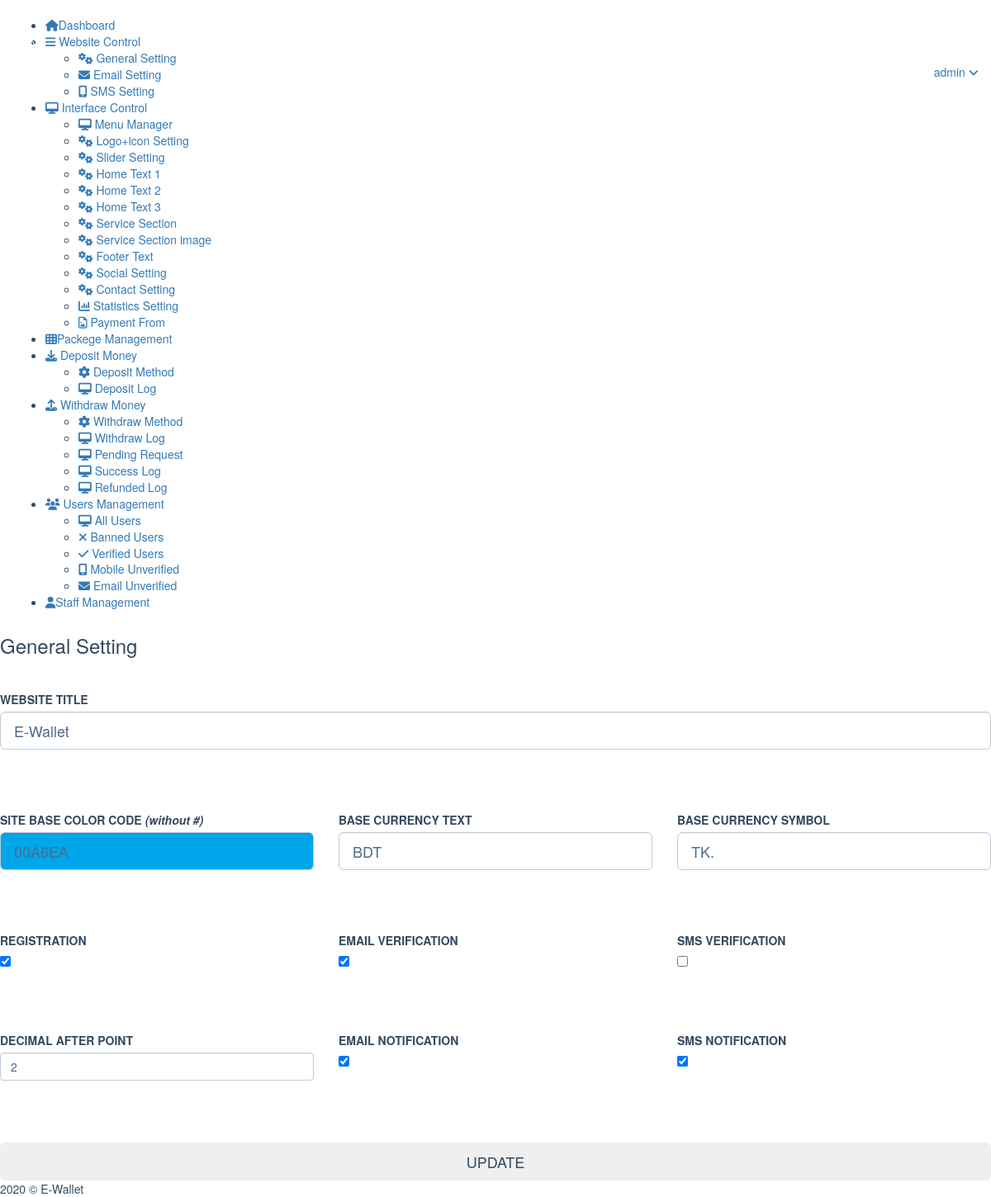
/admin/setgeneral.php (signed in), run on the app's committed database.
### tables this page shows
CREATE TABLE `general_setting` (
  `id` int(11) NOT NULL,
  `sitetitle` varchar(255) DEFAULT NULL,
  `reg` varchar(1) DEFAULT NULL,
  `notimail` varchar(366) DEFAULT NULL,
  `emailtemp` blob DEFAULT NULL,
  `smsapi` varchar(2555) DEFAULT NULL,
  `currency` varchar(11) DEFAULT NULL,
  `cur` varchar(11) DEFAULT NULL,
  `colorcode` varchar(6) DEFAULT NULL,
  `ev` int(1) DEFAULT 0,
  `mv` int(1) DEFAULT 0,
  `deci` int(11) DEFAULT 2,
  `en` int(1) DEFAULT 1,
  `mn` int(1) DEFAULT 1,
  `cemail` varchar(255) DEFAULT NULL,
  `cmobile` varchar(255) DEFAULT NULL,
  `clocation` varchar(255) DEFAULT NULL
);

### admin/setgeneral.php (the view, shortened to what this page needs)
<?php
include ('include/header.php');
?>
</head>
<body class="page-header-fixed page-sidebar-closed-hide-logo">
<?php
include ('include/sidebar.php');
?>
<div class="page-content-wrapper">
<div class="page-content">
<h3 class="page-title uppercase bold"> General Setting</h3>
<hr>
<div class="row">
<div class="col-md-12">
<div class="portlet light bordered">
<div class="portlet-body form">
<form class="form-horizontal" action="" method="post" role="form">
<div class="form-body">
<?php
$old = $db->query("SELECT sitetitle, colorcode, currency, cur, reg, ev, mv, en, mn, deci FROM general_setting WHERE id='1'")->fetch();
$regst = $old[4]==1 ? "checked" : "";
$evst = $old[5]==0 ? "checked" : "";
$mvst = $old[6]==0 ? "checked" : "";
$enst = $old[7]==1 ? "checked" : "";
$mnst = $old[8]==1 ? "checked" : "";
?>
<div class="form-group">
<label class="col-md-12 "><strong style="text-transform: uppercase;">Website Title</strong></label>
<div class="col-md-12">
<input class="form-control input-lg" name="title" value="<?php echo $old[0]; ?>" type="text">
</div>
</div>
<br>
<br>
<br>
<div class="row">
<div class="col-md-4">
<div class="form-group">
<label class="col-md-12"><strong style="text-transform: uppercase;">Site Base Color Code</strong> <i>(without #)</i></label>
<div class="col-md-12">
<input class="form-control input-lg" name="color" value="<?php echo $old[1]; ?>" style="background: #<?php echo $old[1]; ?>" type="text">
</div>
</div>
</div>
<div class="col-md-4">
<div class="form-group">
<label class="col-md-12"><strong style="text-transform: uppercase;"> Base Currency Text</strong></label>
<div class="col-md-12">
<input class="form-control input-lg" name="currency" value="<?php echo $old[2]; ?>" type="text">
</div>
</div>
</div>
<div class="col-md-4">
<div class="form-group">
<label class="col-md-12"><strong style="text-transform: uppercase;">Base Currency Symbol</strong></label>
<div class="col-md-12">
<input class="form-control input-lg" name="cur" value="<?php echo $old[3]; ?>" type="text">
</div>
</div>
</div>
</div>
<br>
<br>
<br>
<div class="row">
<div class="col-md-4">
<div class="form-group">
<label class="col-md-12"><strong style="text-transform: uppercase;">REGISTRATION</strong></label>
<div class="col-md-12">
<input data-toggle="toggle" <?php echo $regst; ?> data-onstyle="success" data-offstyle="danger" data-width="100%" type="checkbox" name="reg">
</div>
</div>
</div>
<div class="col-md-4">
<div class="form-group">
<label class="col-md-12"><strong style="text-transform: uppercase;">EMAIL VERIFICATION</strong></label>
<div class="col-md-12">
<input data-toggle="toggle" <?php echo $evst; ?> data-onstyle="success" data-offstyle="danger" data-width="100%" type="checkbox" name="ev">
</div>
</div>
</div>
<div class="col-md-4">
<div class="form-group">
<label class="col-md-12"><strong style="text-transform: uppercase;">SMS VERIFICATION</strong></label>
<div class="col-md-12">
<input data-toggle="toggle" <?php echo $mvst; ?> data-onstyle="success" data-offstyle="danger" data-width="100%" type="checkbox" name="mv">
</div>
</div>
</div>
</div>
<br>
<br>
<br>
<div class="row">
<div class="col-md-4">
<div class="form-group">
<label class="col-md-12"><strong style="text-transform: uppercase;">Decimal After Point</strong></label>
<div class="col-md-12">
<input type="text" name="deci" class="form-control" value="<?php echo $old[9]; ?>">
</div>
</div>
</div>
<div class="col-md-4">
<div class="form-group">
<label class="col-md-12"><strong style="text-transform: uppercase;">EMAIL NOTIFICATION</strong></label>
<div class="col-md-12">
<input data-toggle="toggle" <?php echo $enst; ?> data-onstyle="success" data-offstyle="danger" data-width="100%" type="checkbox" name="en">
</div>
</div>
</div>
<div class="col-md-4">
<div class="form-group">
<label class="col-md-12"><strong style="text-transform: uppercase;">SMS NOTIFICATION</strong></label>
<div class="col-md-12">
<input data-toggle="toggle" <?php echo $mnst; ?> data-onstyle="success" data-offstyle="danger" data-width="100%" type="checkbox" name="mn">
</div>
</div>
</div>
</div>
<br>
<br>
<br>
<div class="row">
<div class="col-md-12">
<button type="submit" class="btn blue btn-block btn-lg">UPDATE</button>
</div>
</div>
</div>
</form>
</div>
</div>
</div>
</div>
</div>
</div>
<?php
include ('include/footer.php');
?>
</body>
</html>

### admin/include/footer.php (shortened to what this page needs)
</div>
<div class="page-footer">
<div class="page-footer-inner"> <?php echo date("Y"); ?> &copy; <?php echo $gen[0]; ?></div>
</div>

### data on the page
general_setting: title "E-Wallet", color "00A6EA", currency "BDT", cur "TK.", deci "2", sitetitle "E-Wallet"

### other printed values
$user "admin"
